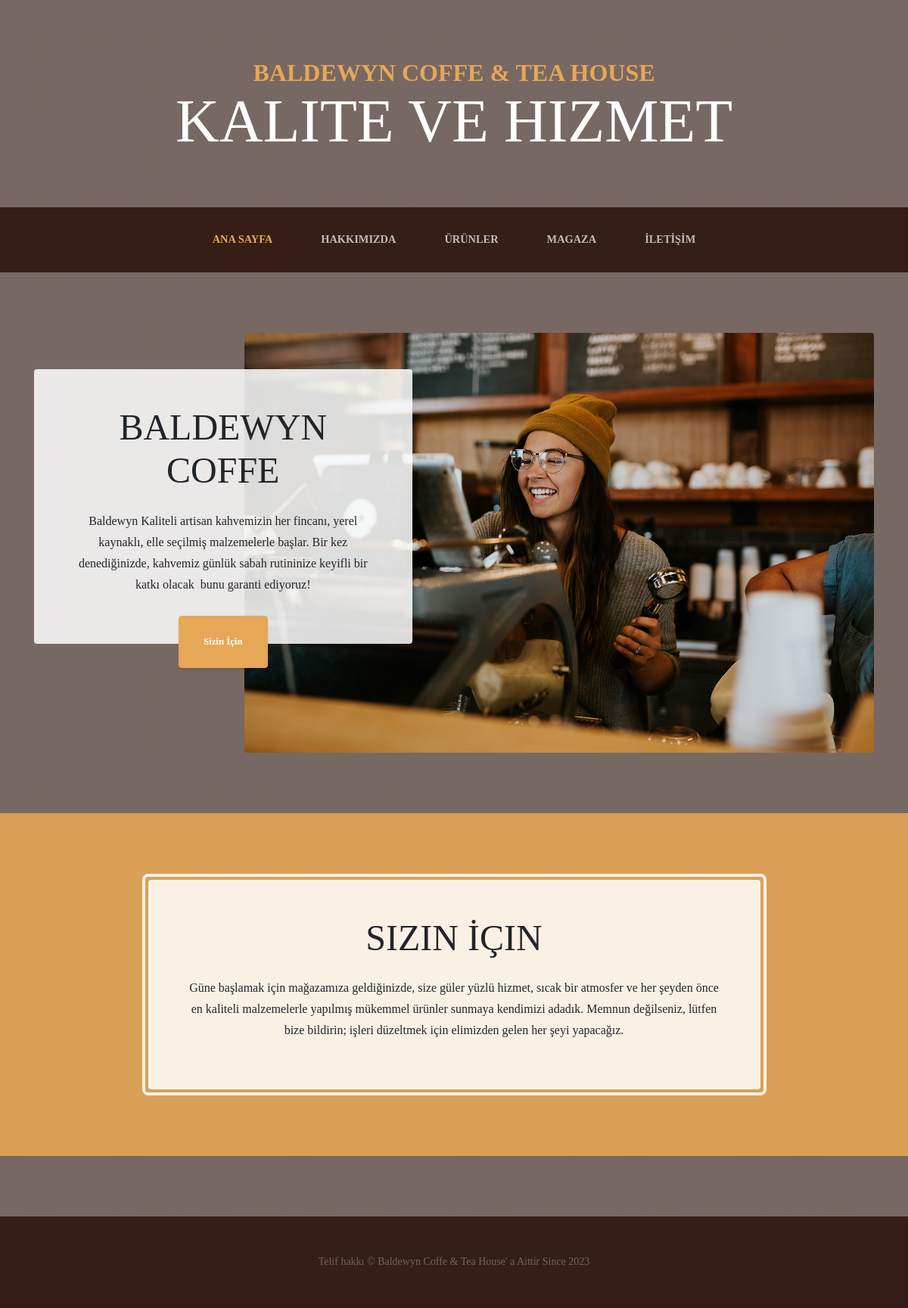
The page / on the database its author committed.
### tables this page shows
CREATE TABLE `anasayfa` (
  `id` int(11) NOT NULL,
  `foto` char(50) NOT NULL,
  `ustBaslik` varchar(250) NOT NULL,
  `ustIcerik` varchar(6000) NOT NULL,
  `link` char(50) NOT NULL,
  `altBaslik` char(250) NOT NULL,
  `altIcerik` varchar(6000) NOT NULL
);

### index.php (the view, shortened to what this page needs)
<?php
include('inc/vt.php');
include('inc/head.php');
include('inc/nav.php');
$sorgu = $baglanti->prepare("SELECT * FROM anasayfa");
$sorgu->execute();
$sonuc = $sorgu->fetch();
?>
    <section class="page-section clearfix">
        <div class="container">
            <div class="intro">
                <img class="intro-img img-fluid mb-3 mb-lg-0 rounded" src="img/<?= $sonuc['foto'] ?>" alt="">
                <div class="intro-text left-0 text-center bg-faded p-5 rounded">
                    <h2 class="section-heading mb-4">
                        <span class="section-heading-lower"><?= $sonuc['ustBaslik'] ?></span>
                    </h2>
                    <p class="mb-3">
                        <?= $sonuc['ustIcerik'] ?>
                    </p>
                    <div class="intro-button mx-auto">
                        <a class="btn btn-primary btn-xl" href="#"><?= $sonuc['link'] ?></a>
                    </div>
                </div>
            </div>
        </div>
    </section>
    <section class="page-section cta">
        <div class="container">
            <div class="row">
                <div class="col-xl-9 mx-auto">
                    <div class="cta-inner text-center rounded">
                        <h2 class="section-heading mb-4">
                            <span class="section-heading-lower"><?= $sonuc['altBaslik'] ?></span>
                        </h2>
                        <?= $sonuc['altIcerik'] ?>
                    </div>
                </div>
            </div>
        </div>
    </section>
<?php
include('inc/footer.php');
?>

### rows shown on the page
anasayfa: foto (picture), ustBaslik "BALDEWYN COFFE", ustIcerik "Baldewyn Kaliteli artisan kahvemizin her fincanı, yerel kaynaklı, elle seçilmiş malzemelerle başlar. Bir kez denediğinizde, kahvemiz günlük sabah rutininize keyifli bir katkı olacak bunu garanti ediyoruz!", link "Sizin İçin", altBaslik "SIZIN İÇIN", altIcerik "Güne başlamak için mağazamıza geldiğinizde, size güler yüzlü hizmet, sıcak bir atmosfer ve her şeyden önce en kaliteli malzemelerle yapılmış mükemmel ürünler sunmaya kendimizi adadık. Memnun değilseniz, lütfen bize bildirin; işleri düzeltmek için elimizden gelen her şeyi yapacağız."
